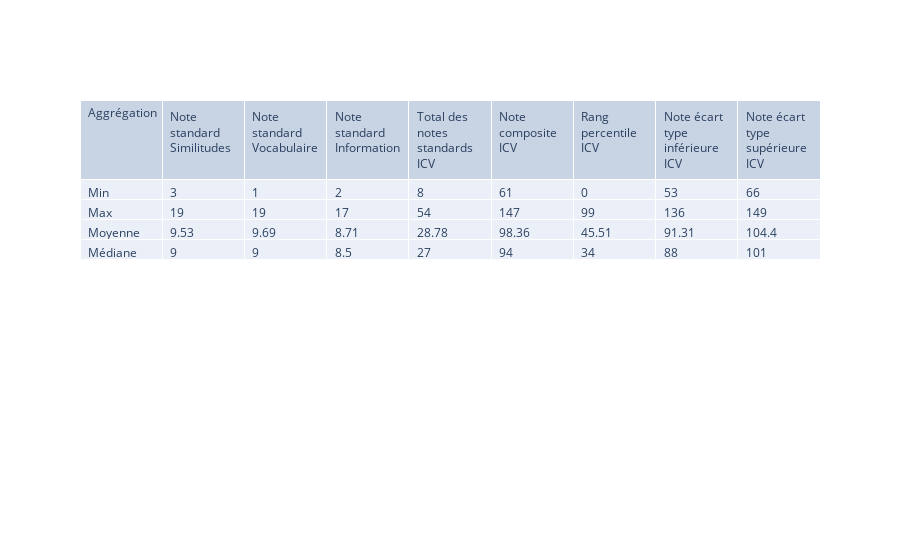

Notebook cell for this chart:
### Code cell
fig = go.Figure(data=wais_sub)
fig.show()

### Figure 1 — Plotly figure (JSON) as saved in the notebook; plotly's stock layout.template omitted (floating-point values rounded to 4 significant figures)
{"data": [{"cells": {"align": "left", "values": [["Min", "Max", "Moyenne", "Médiane"], [3, 19, 9.53, 9], [1, 19, 9.69, 9], [2, 17, 8.71, 8.5], [8, 54, 28.78, 27], [61, 147, 98.36, 94], [0, 99, 45.51, 34], [53, 136, 91.31, 88], [66, 149, 104.4, 101]]}, "header": {"align": "left", "values": ["Aggrégation", "Note standard Similitudes", "Note standard Vocabulaire", "Note standard Information", "Total des notes standards ICV", "Note composite ICV", "Rang percentile ICV", "Note écart type inférieure ICV", "Note écart type supérieure ICV"]}, "type": "table"}], "layout": {}}
